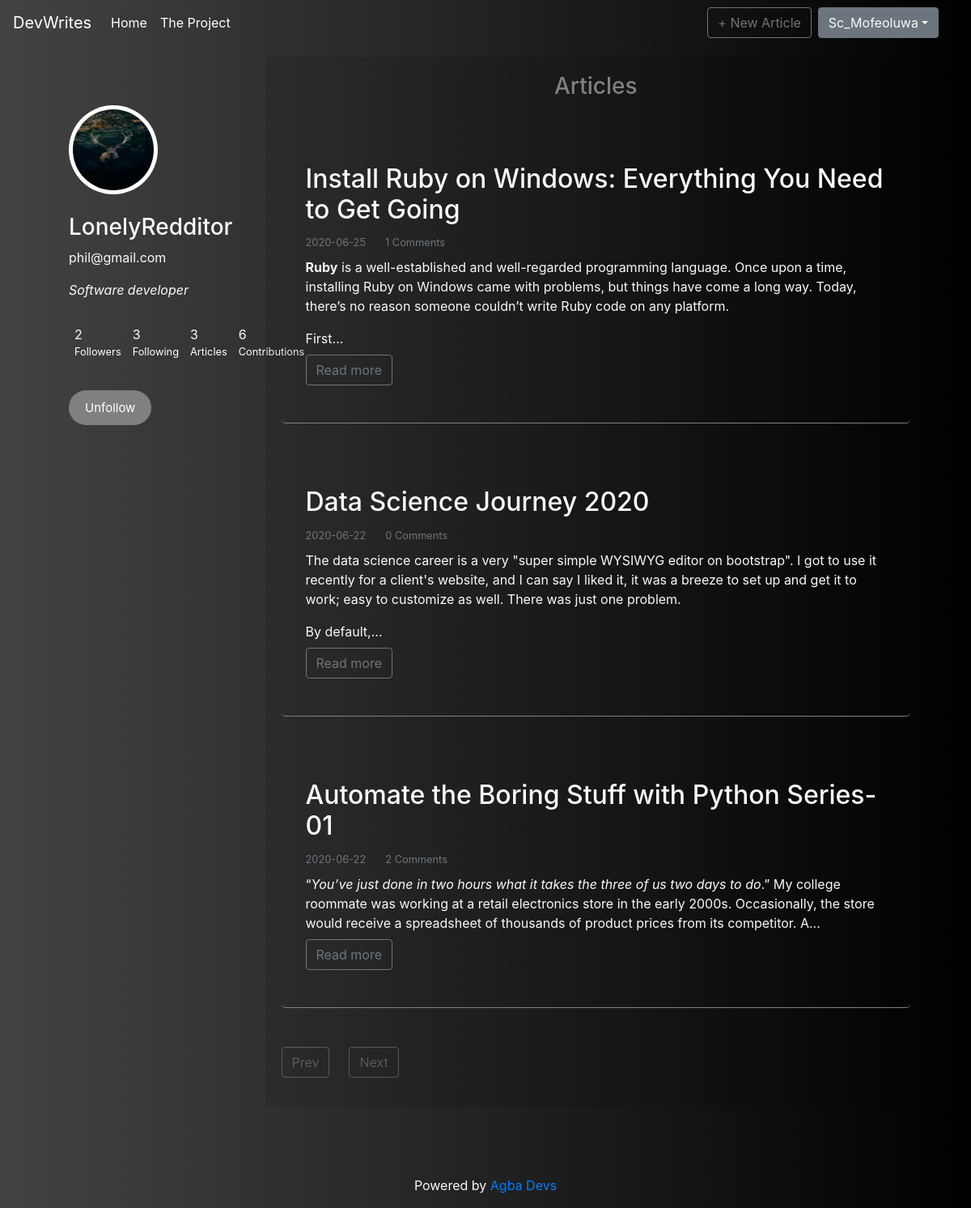
Screenshot of /LonelyRedditor (signed in) with the database file from the repository.
### Social_Blog/models.py (models this page shows, shortened)
class User(db.Model, UserMixin):
    id = db.Column(db.Integer,primary_key=True)
    username = db.Column(db.String(20),unique=True,nullable=False)
    email = db.Column(db.String(40),unique=True,nullable=False)
    image_file = db.Column(db.String(20),nullable=False, default='default.jpg')
    bio = db.Column(db.String(120), nullable=False, default='Developer and Technical Writer')
    password = db.Column(db.String(60),nullable=False)
    posts = db.relationship('Post', backref='author', lazy=True)
    followed = db.relationship('Follow',foreign_keys=[Follow.follower_id],
                                backref=db.backref('follower',lazy='joined'),
                                lazy='dynamic',cascade='all, delete-orphan')
    followers = db.relationship('Follow',foreign_keys=[Follow.followed_id],
                                backref=db.backref('followed',lazy='joined'),
                                lazy='dynamic',cascade='all, delete-orphan')
    comments = db.relationship('Comment',backref='author',lazy='dynamic')
    def is_following(self, user):
        return self.followed.filter_by(followed_id=user.id).first() is not None
    def __repr__(self):
        return f"User('{self.username}','{self.email}')"

class Post(db.Model):
    id = db.Column(db.Integer,primary_key=True)
    title = db.Column(db.String(100),nullable=False)
    date_posted = db.Column(db.DateTime, nullable=False, default=datetime.utcnow)
    content = db.Column(db.Text,nullable=False)
    slug = db.Column(db.String,unique=True,nullable=False)
    user_id = db.Column(db.Integer, db.ForeignKey('user.id'), nullable=False)
    comments = db.relationship('Comment',backref='post',lazy='dynamic')

### Social_Blog/routes.py (the view)
@app.route('/<string:user>', methods=['GET','POST'])
@login_required
def profile(user):
    user = User.query.filter_by(username=user).first()
    if user is None:
        abort(404)
    article= len(user.posts)
    contributions = len(user.posts) + user.comments.count()
    image_file = url_for('static',filename='images/'+ user.image_file)
    page = request.args.get('page',1,type=int)
    posts=Post.query.filter_by(author=user).order_by(Post.date_posted.desc()).paginate(page=page, per_page=5)
    return render_template('profile.html',posts=posts,user=user,image_file=image_file, article=article, contributions=contributions)

### Social_Blog/models.py (called while the page is built)
@login_manager.user_loader
def load_user(user_id:int):
     return User.query.get(user_id)

### Social_Blog/templates/profile.html (shortened to what this page needs)
{% extends 'layout.html' %}
{% block body %}
        <div class="home ">
            <div class='row justify-content-center '>
                <div class='profile text-light col-lg-3'>
                    <div class='image-container mb-4'>
                        <img src='{{ image_file }}'>
                    </div>
                    <div class='mb-4'>
                        <div >
                            <h3>{{ user.username }}</h3>
                            <p class='wrap-text'>{{ user.email }}</p>
                            <p class='wrap-text'><i>{{user.bio}}</i></p>
                        </div>
                    </div>
                    <div class='mb-4' style='display:flex;'>
                        <span class='pad'>{{user.followers.count()}}
                            <p class="small"><a class='p-link' href='{{url_for("followers",user=user.username)}}'>Followers</a></p>
                        </span>
                        <span class='pad'>
                            {{user.followed.count()}}<p class="small"><a class='p-link' href='{{url_for("followed",user=user.username)}}'>Following</a></p>
                        </span>
                        <span class='pad'>
                            {{ article }}<p class="small"><a class='p-link' href='#articles'>Articles</a></p>
                        </span>
                        <span class='pad'>
                            {{ contributions }}<p class="small"><a class='p-link' href='#articles'>Contributions</a></p>
                        </span>
                    </div>
                    <div >
                        <div>
                            {% if user==current_user %}
                            <div class='mb-4'><a href='{{url_for("update",user=user.username)}}' class='button'>Update Profile</a></div>
                            <button type="button" class="button" data-toggle="modal" data-target="#exampleModalCenter">
                                Delete Account
                            </button>
                            {% else %}
                                {% if not current_user.is_following(user) %}
                                    <a href='{{url_for("follow",username=user.username)}}' class='button '>Follow</a>
                                {% else %}
                                    <a href='{{url_for("unfollow",username=user.username)}}' class='button '>Unfollow</a>
                                {% endif %}
                            {% endif %}
                        </div>
                    </div>
                </div>
                <div class='page text-light col-lg-9'>
                    <h3 class='mb-4 text-center' id='articles' style='color:grey'>Articles</h3>
                    {% if posts.items|length== 0 %}
                    <i class='text-muted'>No articles by this user yet</i>
                    {% else %}
                        {% for post in posts.items %}
                            <div class='mb-6 bg-page text-light' style='border-bottom: 1px solid grey;'>
                                <br>
                                <h2>{{ post.title }}</h2>
                                <small class='mb-2 text-muted'>{{ post.date_posted.strftime('%Y-%m-%d') }}</small><small class='ml-4 text-muted'>{{post.comments.count()}} Comments</small>
                                <div class='mt-2'>{{ post.content|safe|truncate(300)}} <br> <a href='{{url_for("post",post_author=post.author.username,post_slug=post.slug)}}' class='btn btn-outline-secondary mt-2'>Read more</a></div>
                            </div>
                                <br>
                        {% endfor %}
                    {% endif %}
                    <ul class='pagination mt-4'>
                        <li>
                            {% if posts.has_prev %}
                                <a class='btn btn-outline-secondary' href=' {{ url_for("home",page=posts.page-1)}} '>Prev</a>
                            {% else %}
                                <a class='btn btn-outline-secondary disabled' href=' {{ url_for("home",page=posts.page-1)}} '>Prev</a>
                            {% endif %}
                        </li>
                        <li >
                            {% if posts.has_next %}
                                <a class='btn btn-outline-secondary ml-4' href=' {{ url_for("home",page=posts.page+1)}} '>Next</a>
                            {% else %}
                                <a class='btn btn-outline-secondary disabled ml-4' href=' {{ url_for("home",page=posts.page+1)}} '>Next</a>
                            {% endif %}
                         </li>
                    </ul>
                </div>
                <br>
            </div>
        </div>
{% endblock %}

### Social_Blog/templates/layout.html (shortened to what this page needs)
<!DOCTYPE html>
<html>
    <head>
        <link rel="stylesheet" href="{{url_for('static',filename='css/bootstrap.min.css')}}">
        <link rel="stylesheet" href="{{url_for('static',filename='css/main.css')}}">
    </head>
    <body class="bg">
      <nav class="navbar navbar-expand-sm navbar-dark bg fixed-top">
        <a class="navbar-brand" href="#">DevWrites</a>
        <div class="collapse navbar-collapse" id="navbarsExample03">
          <ul class="navbar-nav mr-auto">
            <li class="nav-item active menu-bar">
              <a class="nav-link" href="{{url_for('home')}}">Home <span class="sr-only">(current)</span></a>
            </li>
            <li class="nav-item active menu-bar">
              <a class="nav-link" href="{{url_for('project')}}" >The Project</a>
            </li>
          </ul>
          {% if current_user.posts|length==0 %}
            <a class="btn btn-outline-secondary mr-2" href="{{url_for('new_post')}}">+ Your First Article</a>
          {% else %}
            <a class="btn btn-outline-secondary mr-2" href="{{url_for('new_post')}}">+ New Article</a>
          {% endif %}
          <form class="form-inline my-2 my-md-0">
            <div class="dropdown">
              <button class="btn btn-secondary dropdown-toggle text-light mr-4" type='button' id="dropdownMenuButton" data-toggle="dropdown" aria-haspopup="true" aria-expanded="false">{{current_user.username}}</button>
            </div>
          </form>
        </div>
      </nav>
      {% block body %} {% endblock %}
      <footer class="mastfoot mt-auto">
        <div class="inner">
          <p class='text-light text-center'>Powered by <a href="https://www.github.com/Johnkayode/Flask-blog">Agba Devs</a>
        </div>
      </footer>
    </body>
</html>

### Social_Blog/static/css/main.css (style rules this page uses)
.bg { background: #000000; background: -webkit-linear-gradient(to right, #434343, #000000); background: linear-gradient(to right, #434343, #000000); }
@media screen and (min-width: 451px ) { .home { padding: 70px; } }
.page { width:100%; padding:20px; height: 100%; border: 0px solid rgba(0,0,0,.3); box-sizing: border-box; background: rgba(0,0,0,.1); margin-bottom: 15px; }
.bg-page { border-radius: 5px; padding: 30px; text-align: left; }
.profile { padding: 60px 30px; }
.wrap-text { word-wrap: break-word; }
.image-container { background: #ffffff; width: 110px; height: 110px; border-radius: 50%; padding: 5px; }
.image-container img { width: 100px; height: 100px; border-radius: 50%; }
.button { padding: 12px 20px; background: gray; color: #FFFFFF; border: none; border-radius: 30px; font-size: 15px; text-decoration: none; transition: all .3s ease-in; margin-bottom: 20px; }
.p-link { text-decoration: none; color: #ffffffff; }
.pad { padding: 7px; }

### rows the page displays
User: username "Sc_Mofeoluwa"
User: username "LonelyRedditor", email "phil@gmail.com", bio "Software developer"
Post: title "Install Ruby on Windows: Everything You Need to Get Going", date_posted "2020-06-25", comments.count "1", content "Ruby is a well-established and well-regarded programming language. Once upon a time, installing Ruby on Windows came with problems, but things have come a long way. Today, there’s no reason someone couldn’t write Ruby code on any platform. First..."
Post: title "Data Science Journey 2020", date_posted "2020-06-22", comments.count "0", content "The data science career is a very \"super simple WYSIWYG editor on bootstrap\". I got to use it recently for a client's website, and I can say I liked it, it was a breeze to set up and get it to work; easy to customize as well. There was just one problem. By default,..."
Post: title "Automate the Boring Stuff with Python Series-01", date_posted "2020-06-22", comments.count "2", content "“ You’ve just done in two hours what it takes the three of us two days to do .” My college roommate was working at a retail electronics store in the early 2000s. Occasionally, the store would receive a spreadsheet of thousands of product prices from its competitor. A..."

### other values shown
{{ user.followers.count() }} "2"
{{ user.followed.count() }} "3"
{{ article }} "3"
{{ contributions }} "6"
